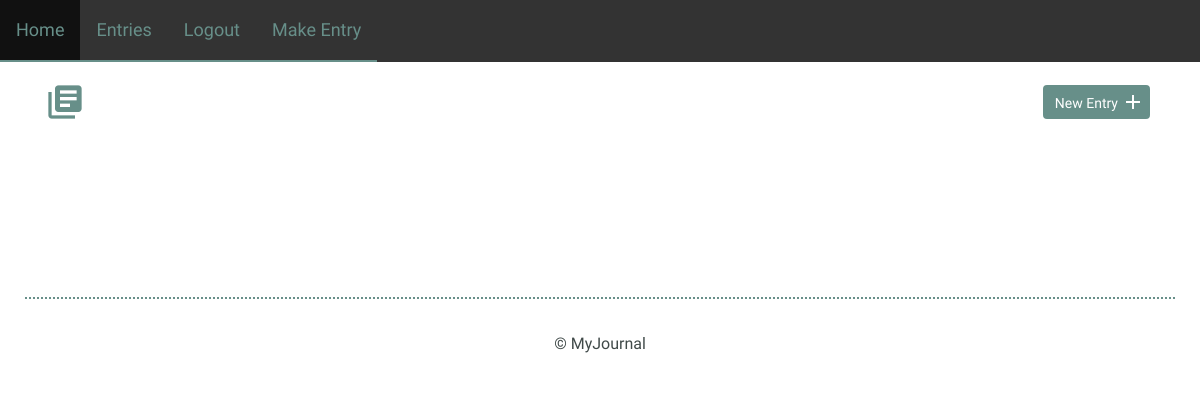
Before: /details/1 (signed in) with the older database file.
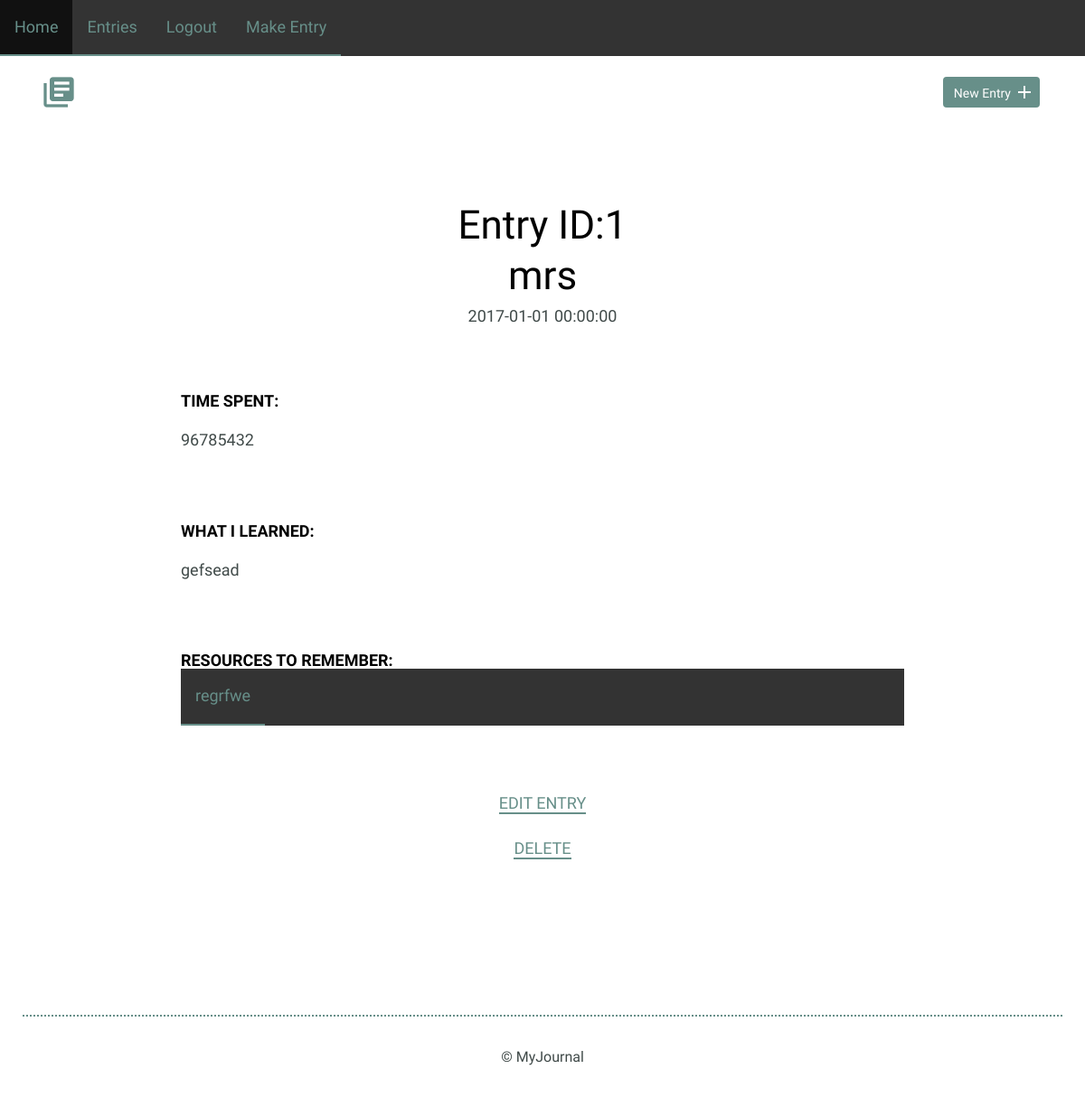
After: the same page with the newer database file.
### Learning_Journal/models.py (models this page shows, shortened)
class Journal_Entry(db.Model, UserMixin):
    users = db.relationship(User)
    id = db.Column(db.Integer, primary_key=True)
    title = db.Column(db.String)
    date = db.Column(db.DateTime, default=datetime.datetime.utcnow)
    time_spent = db.Column(db.Integer)
    what_i_learned = db.Column(db.Text)
    resources_to_remember = db.Column(db.Text)
    owner_id = db.Column(db.Integer, db.ForeignKey("user.id"))

### Learning_Journal/Journals/views.py (the view)
@journal_blueprint.route("/details/<int:journal_post_id>")
@login_required
def details(journal_post_id):
    entry = Journal_Entry.query.filter_by(id=journal_post_id)
    return render_template("detail.html", entry=entry)

### Learning_Journal/models.py (called while the page is built)
@login_manager.user_loader
def user_loader(user_id):
    return User.query.get(user_id)

### Learning_Journal/templates/detail.html
{%  extends "base.html" %}
{% block content %}
        <header>
            <div class="container">
                <div class="site-header">
                    <a class="logo" href="{{ url_for("journal_blueprint.add") }}"><i class="material-icons">library_books</i></a>
                    <a class="button icon-right" href="{{ url_for("journal_blueprint.add") }}"><span>New Entry</span> <i class="material-icons">add</i></a>
                </div>
            </div>
        </header>
        <section>
            <div class="container">
                <div class="entry-list single">
                    {% for thing in entry %}
                        <article>
                        <h1> Entry ID:{{ thing.id }}</h1>
                        <h1>{{ thing.title }}</h1>
                        <time>{{ thing.date }}</time>
                        <div class="entry">
                            <h3>Time Spent: </h3>
                            <p>{{ thing.time_spent }}</p>
                        </div>
                        <div class="entry">
                            <h3>What I Learned:</h3>
                            <p>{{ thing.what_i_learned }}</p>
                        </div>
                        <div class="entry">
                            <h3>Resources to Remember:</h3>
                            <ul>
                                <li><a href="">{{ thing.resources_to_remember }}</a></li>
                            </ul>
                        </div>
                    </article>
                    <div class="edit">
                        <p><a href="{{ url_for("journal_blueprint.update", journal_post_id=thing.id) }}">Edit Entry</a></p>
                        <p><a href="{{ url_for("journal_blueprint.delete_post", journal_post_id=thing.id) }}">Delete</a></p>
                    </div>
                    {% endfor %}
                </div>
            </div>
        </section>
        <footer>
            <div>
                &copy; MyJournal
            </div>
        </footer>
{% endblock %}

### Learning_Journal/templates/base.html (shortened to what this page needs)
<!DOCTYPE html>
<html lang="en">
<head>
    <link rel="stylesheet" href="/static/normalize.css">
    <link rel="stylesheet" href="/static/site.css">
</head>
<body>
    <ul>
        <li class=""><a href="{{ url_for("core_blueprint.index_page") }}">Home</a></li>
        <li class=""><a href="{{ url_for("core_blueprint.list_page") }}">Entries</a></li>
        {% if current_user.is_authenticated %}
        <li><a href="{{ url_for("users_blueprint.logout") }}">Logout</a></li>
        <li><a href="{{ url_for("journal_blueprint.add") }}">Make Entry</a></li>
        {%  else %}
        <li><a href="{{ url_for("users_blueprint.login") }}">Login</a></li>
        <li><a href="{{ url_for("users_blueprint.register") }}">Register</a></li>
        {% endif %}
    </ul>
    <div class="container">
        {% block content %}
        {% endblock %}
    </div>
</body>
</html>

### Learning_Journal/static/site.css (style rules this page uses)
body { font-size: 16px; color: #404a49; font-family: 'Cousine', serif; font-weight: 400; }
.container { margin: 0 auto; padding: 0 25px; }
header .site-header { margin: 0 auto; height: 95px; }
header .logo i { color: #678f89; margin: 20px 0 0 -5px; float: left; font-size: 40px; }
header .button { float: right; margin: 33px 0 0 0; }
footer { text-align: center; padding: 35px 0; border-top: 2px dotted #678f89; }
.button { padding: 8px 10px 6px 10px; background: #678f89; border: 2px solid #678f89; border-radius: 4px; text-decoration: none; color: #FFF; position: relative; text-align: center; font-size: 14px; }
.button.icon-right { padding-right: 30px; top: -10px; }
.button.icon-right i { position: absolute; top: 3px; right: 3px; }
h1, h2, h3 { margin: 0; font-weight: 400; line-height: 1em; color: #000; }
h1 { font-size: 44px; margin-bottom: 12px; }
h3 { font-size: 18px; font-family: 'Work Sans', serif; font-weight: 600; text-transform: uppercase; }
p { line-height: 1.8em; font-size: 18px; }
p a { border-bottom: 2px solid #678f89; padding: 0; color: #678f89; text-decoration: none; }
ul li { line-height: 1.8em; font-size: 18px; }
ul li a { border-bottom: 2px solid #678f89; line-height: 1.8em; color: #678f89; text-decoration: none; }
ul { list-style-type: none; margin: 0; padding: 0; overflow: hidden; background-color: #333; }
li { float: left; }
li a { display: block; color: white; text-align: center; padding: 14px 16px; text-decoration: none; }
.entry-list, .edit-entry, .new-entry { max-width: 800px; margin: 0 auto; padding: 70px 0 150px 0; }
.entry-list article { margin-bottom: 70px; text-align: center; }
.entry-list.single { padding-bottom: 70px; }
.entry-list.single time { font-size: 18px; }
.entry { max-width: 800px; margin: 75px auto 0 auto; text-align: left; }
.entry p { margin-bottom: 40px; }
.edit { padding-bottom: 80px; text-align: center; margin: 0 auto; }
.edit a { font-weight: 400; text-transform: uppercase; font-size: 18px; }

Changed rows visible on the page:
added Journal_Entry: id "1", title "mrs", date "2017-01-01 00:00:00", time_spent "96785432", what_i_learned "gefsead", resources_to_remember "regrfwe"
